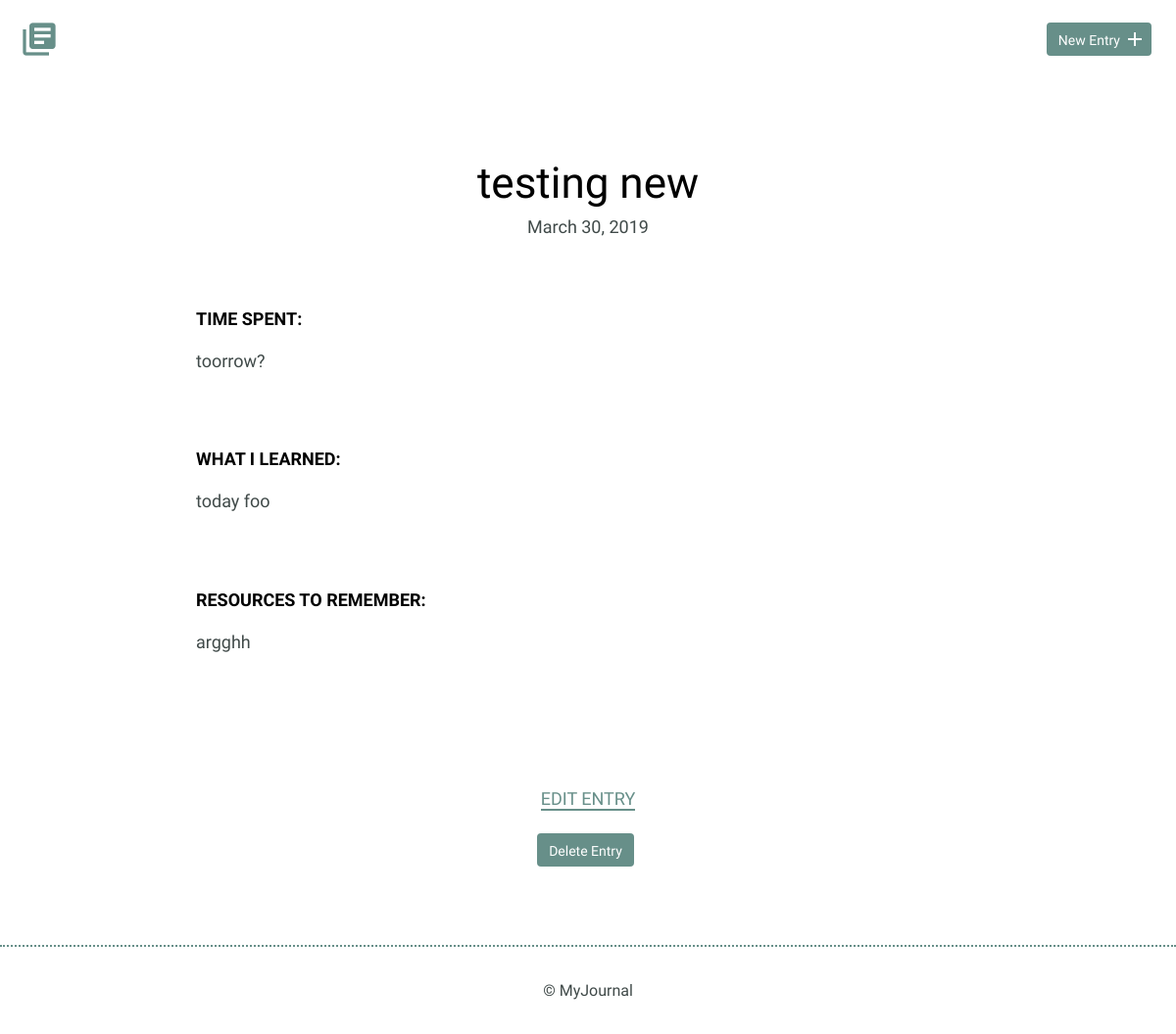
/detail.php?id=16, run on the app's committed database.
### tables this page shows
CREATE TABLE "entries" (
	`id`	INTEGER,
	`title`	TEXT,
	`date`	TEXT,
	`time_spent`	INTEGER,
	`learned`	BLOB,
	`resources`	BLOB,
	PRIMARY KEY(`id`)
);

### inc/functions.php (called while the page is built, shortened)
<?php
function get_journal_entry($entry_id){
  include 'connection.php';
  $sql = 'SELECT * FROM entries WHERE id = ?';
  try {
    $results = $db->prepare($sql);
    $results->bindValue(1, $entry_id, PDO::PARAM_INT);
    $results->execute();
  } catch (Exception $e) {
    echo $e->getMessage();
    return false;
  }
  return $results->fetch();
}

### detail.php (the view, shortened to what this page needs)
<?php
require_once "inc/functions.php";
if (isset($_GET['id'])) {
  list($entry_id, $title, $date, $time_spent, $learned, $resources) = get_journal_entry(filter_input(INPUT_GET, 'id', FILTER_SANITIZE_NUMBER_INT));
}
include "inc/header.php";
?>
<header>
  <div class="container">
    <div class="site-header">
      <a class="logo" href="index.php"><i class="material-icons">library_books</i></a>
      <a class="button icon-right" href="new.php"><span>New Entry</span> <i class="material-icons">add</i></a>
    </div>
  </div>
</header>
<section>
  <div class="container">
    <div class="entry-list single">
      <article>
        <h1><?php echo $title ?></h1>
        <time datetime="<?php echo $date ?>"><?php echo strftime("%B %d, %Y", strtotime($date)); ?></time>
        <div class="entry">
          <h3>Time Spent: </h3>
          <p><?php echo $time_spent ?></p>
        </div>
        <div class="entry">
          <h3>What I Learned:</h3>
          <p><?php echo $learned ?></p>
        </div>
        <div class="entry">
          <h3>Resources to Remember:</h3>
          <p><?php echo $resources ?></p>
        </div>
      </article>
    </div>
  </div>
  <div class="edit">
    <p><a href="edit.php?id=<?php echo $entry_id?>">Edit Entry</a></p>
    <form method='post' onsubmit=\"return confirm('Are you sure?');\">
      <input type='submit' class='button button-danger' value='Delete Entry' />
    </form>
  </div>
</section>
<footer>
  <div>
    &copy; MyJournal
  </div>
</footer>
<?php include "inc/footer.php" ?>

### css/site.css (style rules this page uses)
body { font-size: 16px; color: #404a49; font-family: 'Cousine', serif; font-weight: 400; }
.container { margin: 0 auto; padding: 0 25px; }
header .site-header { margin: 0 auto; height: 95px; }
header .logo i { color: #678f89; margin: 20px 0 0 -5px; float: left; font-size: 40px; }
header .button { float: right; margin: 33px 0 0 0; }
footer { text-align: center; padding: 35px 0; border-top: 2px dotted #678f89; }
.button { padding: 8px 10px 6px 10px; background: #678f89; border: 2px solid #678f89; border-radius: 4px; text-decoration: none; color: #FFF; position: relative; text-align: center; font-size: 14px; }
.button.icon-right { padding-right: 30px; top: -10px; }
.button.icon-right i { position: absolute; top: 3px; right: 3px; }
h1, h2, h3 { margin: 0; font-weight: 400; line-height: 1em; color: #000; }
h1 { font-size: 44px; margin-bottom: 12px; }
h3 { font-size: 18px; font-family: 'Work Sans', serif; font-weight: 600; text-transform: uppercase; }
p { line-height: 1.8em; font-size: 18px; }
p a { border-bottom: 2px solid #678f89; padding: 0; color: #678f89; text-decoration: none; }
.entry-list, .edit-entry, .new-entry { max-width: 800px; margin: 0 auto; padding: 70px 0 150px 0; }
.entry-list article { margin-bottom: 70px; text-align: center; }
.entry-list article:last-child { margin-bottom: 0; }
.entry-list.single { padding-bottom: 70px; }
.entry-list.single time { font-size: 18px; }
.entry { max-width: 800px; margin: 75px auto 0 auto; text-align: left; }
.entry p { margin-bottom: 40px; }
.edit { padding-bottom: 80px; text-align: center; margin: 0 auto; }
.edit a { font-weight: 400; text-transform: uppercase; font-size: 18px; }
input[type=submit] { margin-right: 5px; }

### data on the page
entries: title "testing new", date "March 30, 2019", time_spent "toorrow?", learned "today foo", resources "argghh"
